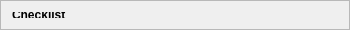
<?xml version="1.0" encoding="UTF-8"?>
<ui version="4.0">
 <class>Checklist</class>
 <widget class="QFrame" name="Checklist">
  <property name="geometry">
   <rect>
    <x>0</x>
    <y>0</y>
    <width>350</width>
    <height>30</height>
   </rect>
  </property>
  <property name="minimumSize">
   <size>
    <width>350</width>
    <height>30</height>
   </size>
  </property>
  <property name="windowTitle">
   <string>Form</string>
  </property>
  <property name="frameShape">
   <enum>QFrame::StyledPanel</enum>
  </property>
  <property name="frameShadow">
   <enum>QFrame::Sunken</enum>
  </property>
  <layout class="QVBoxLayout" name="verticalLayout">
   <property name="rightMargin">
    <number>9</number>
   </property>
   <item>
    <widget class="QLabel" name="label">
     <property name="styleSheet">
      <string notr="true">font-weight:bold;</string>
     </property>
     <property name="text">
      <string>Checklist</string>
     </property>
    </widget>
   </item>
  </layout>
 </widget>
 <resources/>
 <connections/>
</ui>
